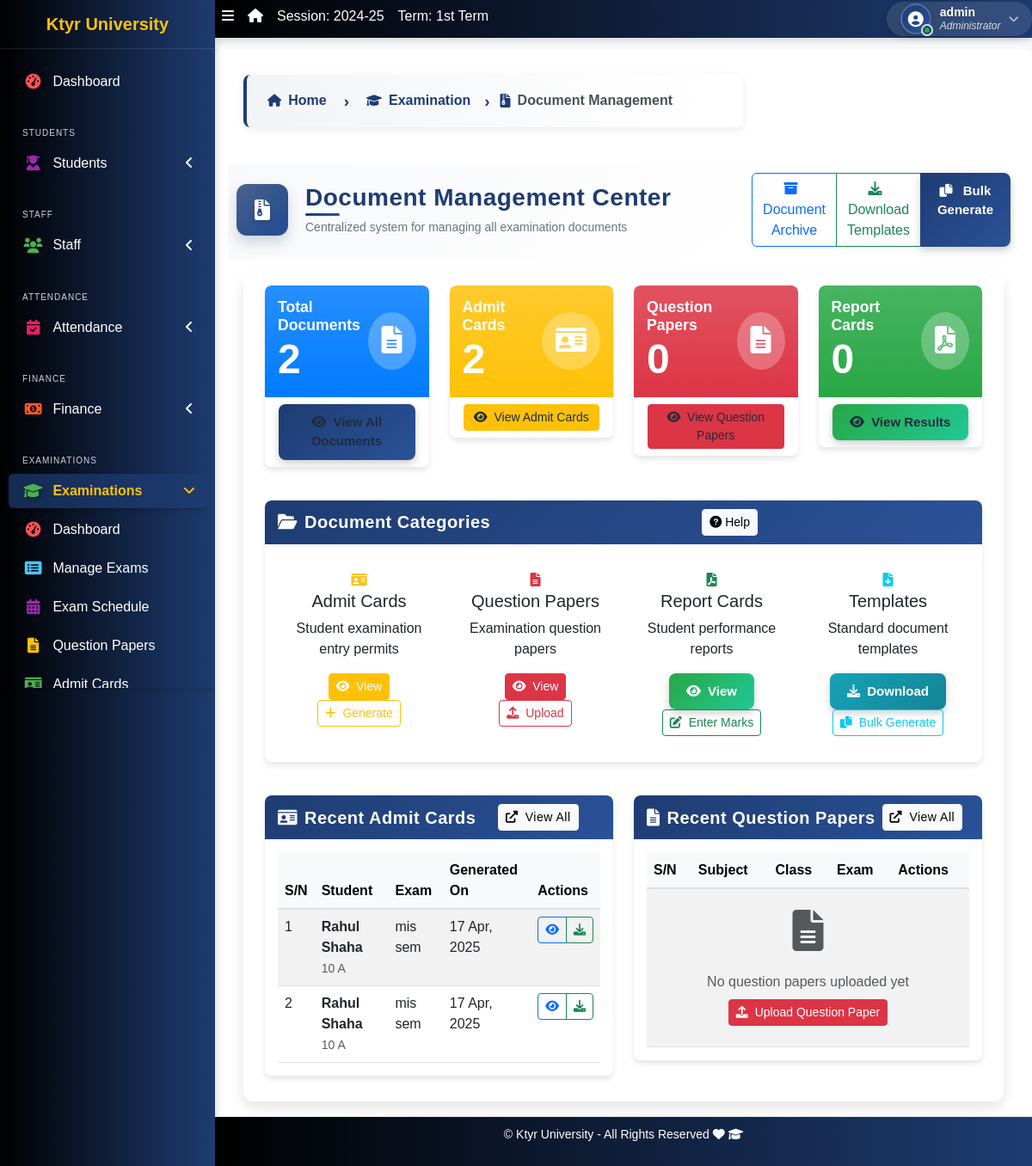
Page /exams/documents/ (signed in) on the earlier database version.
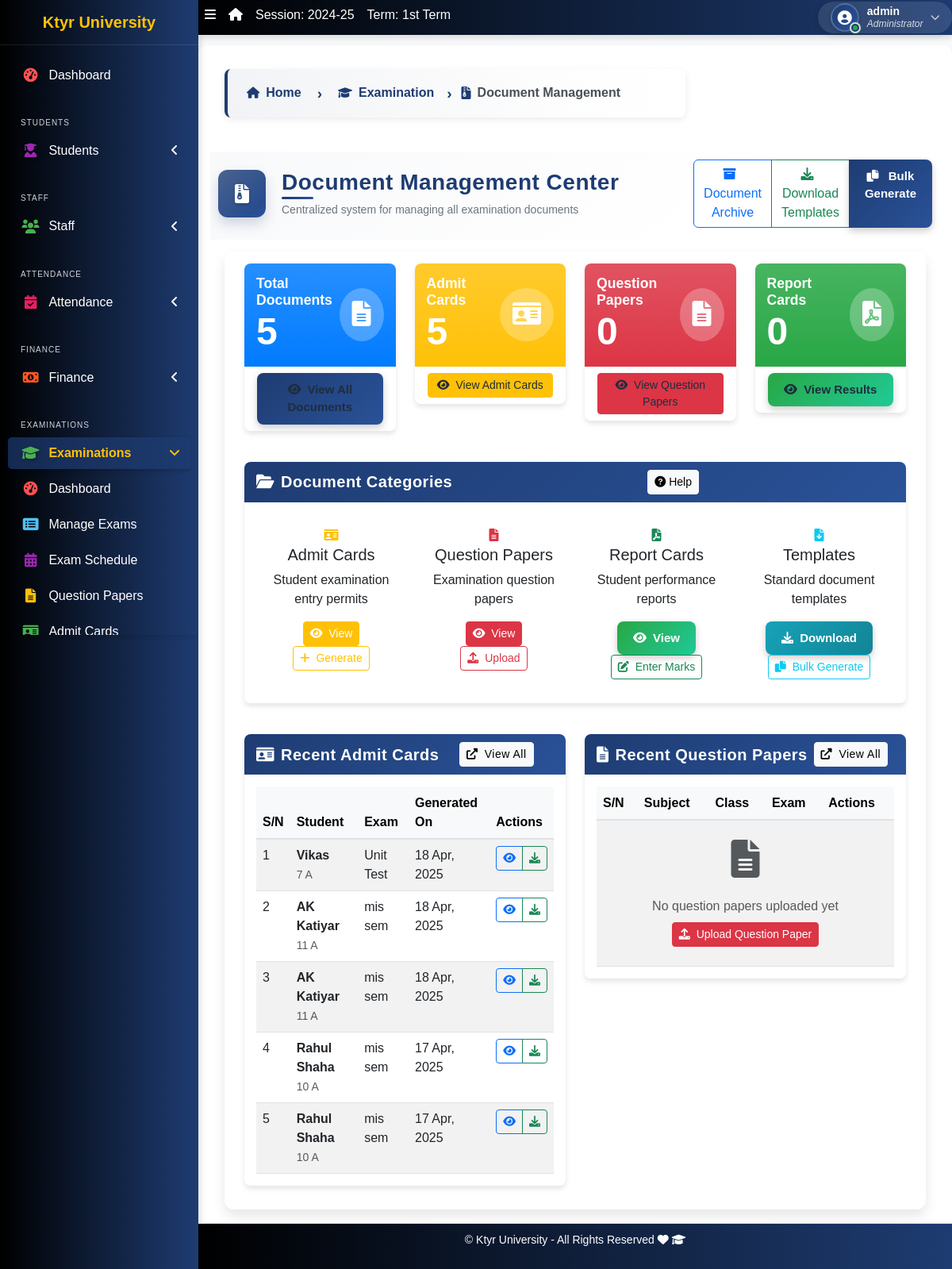
Same page on the later database version.
### apps/exams/models.py (models this page shows, shortened)
class AdmitCard(models.Model):
    exam = models.ForeignKey(Exam, on_delete=models.CASCADE)
    student = models.ForeignKey(Student, on_delete=models.CASCADE)
    roll_number = models.CharField(max_length=50)
    generated_on = models.DateTimeField(auto_now_add=True)
    is_printed = models.BooleanField(default=False)
    printed_on = models.DateTimeField(null=True, blank=True)
    class Meta:
        unique_together = ['exam', 'student']

class Exam(models.Model):
    STATUS_CHOICES = [
        ('pending', 'Pending'),
        ('ongoing', 'Ongoing'),
        ('completed', 'Completed'),
        ('cancelled', 'Cancelled'),
    ]
    name = models.CharField(max_length=200)
    exam_type = models.ForeignKey(ExamType, on_delete=models.CASCADE)
    session = models.ForeignKey(AcademicSession, on_delete=models.CASCADE)
    term = models.ForeignKey(AcademicTerm, on_delete=models.CASCADE)
    start_date = models.DateField()
    end_date = models.DateField()
    status = models.CharField(max_length=20, choices=STATUS_CHOICES, default='pending')
    description = models.TextField(blank=True, null=True)
    created_at = models.DateTimeField(auto_now_add=True)
    updated_at = models.DateTimeField(auto_now=True)
    class Meta:
        ordering = ['-start_date']

### apps/students/models.py (models this page shows, shortened)
class Student(models.Model):
    STATUS_CHOICES = [("active", "Active"), ("inactive", "Inactive")]
    GENDER_CHOICES = [("male", "Male"), ("female", "Female")]
    category = [("N/A", "N/A"),("Gen", "Gen"), ("OBC", "OBC"), ("SC/ST", "SC/ST"), ("Other", "Other")]
    current_status = models.CharField(
        max_length=10, choices=STATUS_CHOICES, default="active"
    )
    registration_number = models.CharField(max_length=200, unique=True, null=True, blank=True)
    fullname = models.CharField(max_length=200)
    gender = models.CharField(max_length=10, choices=GENDER_CHOICES, default="male")
    category = models.CharField(max_length=10, choices=category, default="N/A")
    aadhar_validator = RegexValidator(
    regex=r'^\d{12}$',
    message="Aadhaar number must be exactly 12 digits.",
    code='invalid_aadhar'
    )
    aadhar = models.CharField(validators=[aadhar_validator], max_length=12, blank=True)
    date_of_birth = models.DateField(default=timezone.now)
    current_class = models.ForeignKey(
        'corecode.StudentClass',
        on_delete=models.SET_NULL,
        blank=True,
        null=True
    )
    section = models.CharField(max_length=10, blank=True)
    date_of_admission = models.DateField(default=timezone.now)
    mobile_num_regex = RegexValidator(
        regex="^[0-9]{10,15}$", message="Entered mobile number isn't in a right format!"
    )
    mobile_number = models.CharField(
        validators=[mobile_num_regex], max_length=13, blank=True
    )
    email_id = models.EmailField(max_length=254, blank=True)
    Father_name = models.CharField(max_length=255, null=False, blank=False)
    Father_mobile_number = models.CharField( validators=[mobile_num_regex] ,max_length=15,)
    Father_aadhar = models.CharField(validators=[aadhar_validator], max_length=12, blank=True)
    Mother_name = models.CharField(max_length=255, null=True, blank=True)
    address = models.TextField(blank=True)
    others = models.TextField(blank=True)
    passport = models.ImageField(blank=True, upload_to="students/passports/")
    class Meta:
        ordering = ["fullname",]

### apps/corecode/models.py (models this page shows, shortened)
class StudentClass(models.Model):
    name = models.CharField(max_length=200, unique=True)
    class Meta:
        verbose_name = "Class"
        verbose_name_plural = "Classes"
        ordering = ["name"]

### apps/exams/views.py (the view)
# urls.py: path('documents/', views.document_management, name='document_management'),
@login_required
def document_management(request):
    admit_cards_count = AdmitCard.objects.count()
    question_papers_count = QuestionPaper.objects.count()
    report_cards_count = Mark.objects.filter(status='published').values('student').distinct().count()
    recent_admit_cards = AdmitCard.objects.select_related('student', 'exam').order_by('-generated_on')[:5]
    recent_question_papers = QuestionPaper.objects.select_related('exam', 'subject', 'student_class').order_by('-created_at')[:5]
    document_stats = {
        'total_documents': admit_cards_count + question_papers_count + report_cards_count,
        'printed_documents': AdmitCard.objects.filter(is_printed=True).count(),
        'pending_documents': AdmitCard.objects.filter(is_printed=False).count(),
    }
    context = {
        'admit_cards_count': admit_cards_count,
        'question_papers_count': question_papers_count,
        'report_cards_count': report_cards_count,
        'recent_admit_cards': recent_admit_cards,
        'recent_question_papers': recent_question_papers,
        'document_stats': document_stats,
        'exams': Exam.objects.all().order_by('-start_date'),
        'classes': StudentClass.objects.all().order_by('name'),
    }
    return render(request, 'exams/document_management.html', context)

### apps/corecode/context_processors.py (called while the page is built)
def site_defaults(request):
    current_session = AcademicSession.objects.get(current=True)
    current_term = AcademicTerm.objects.get(current=True)
    vals = SiteConfig.objects.all()
    contexts = {
        "current_session": current_session.name,
        "current_term": current_term.name,
    }
    for val in vals:
        contexts[val.key] = val.value
    return contexts

def global_college_profile(request):
    try:
        profile = CollegeProfileModel.objects.first()
    except CollegeProfileModel.DoesNotExist:
        profile = None
    return {'profile': profile}

### apps/exams/templates/exams/document_management.html (shortened to what the changed rows need)
{% extends 'exams/base_exams.html' %}
{% load static %}
{% block title %}Document Management Center{% endblock title %}
{% block content %}
<div class="container-fluid exams-container">
  <div class="row mb-4">
    <div class="col-md-3">
      <div class="card border-0 rounded-3 shadow-sm mb-4">
        <div class="card-body bg-gradient-primary text-white rounded-top">
          <div class="d-flex justify-content-between align-items-center">
            <div>
              <h5 class="card-title mb-0 fw-bold">Total Documents</h5>
              <h2 class="mt-2 mb-0 display-5 fw-bold">{{ document_stats.total_documents }}</h2>
            </div>
          </div>
        </div>
      </div>
    </div>
    <div class="col-md-3">
      <div class="card border-0 rounded-3 shadow-sm mb-4">
        <div class="card-body bg-gradient-warning text-white rounded-top">
          <div class="d-flex justify-content-between align-items-center">
            <div>
              <h5 class="card-title mb-0 fw-bold">Admit Cards</h5>
              <h2 class="mt-2 mb-0 display-5 fw-bold">{{ admit_cards_count }}</h2>
            </div>
          </div>
        </div>
      </div>
    </div>
    <div class="col-md-3">
      <div class="card border-0 rounded-3 shadow-sm mb-4">
        <div class="card-body bg-gradient-danger text-white rounded-top">
          <div class="d-flex justify-content-between align-items-center">
            <div>
              <h2 class="mt-2 mb-0 display-5 fw-bold">{{ question_papers_count }}</h2>
            </div>
          </div>
        </div>
      </div>
    </div>
    <div class="col-md-3">
      <div class="card border-0 rounded-3 shadow-sm mb-4">
        <div class="card-body bg-gradient-success text-white rounded-top">
          <div class="d-flex justify-content-between align-items-center">
            <div>
              <h2 class="mt-2 mb-0 display-5 fw-bold">{{ report_cards_count }}</h2>
            </div>
          </div>
        </div>
      </div>
    </div>
  </div>
  <div class="row">
    <div class="col-md-6">
      <div class="card border-0 rounded-3 shadow-sm mb-4">
        <div class="card-body p-0">
          <div class="table-responsive">
            <table class="table table-hover table-striped mb-0">
              <thead class="table-light">
                <tr>
                  <th class="ps-3">S/N</th>
                  <th>Student</th>
                  <th>Exam</th>
                  <th>Generated On</th>
                  <th class="pe-3">Actions</th>
                </tr>
              </thead>
              <tbody>
                {% for card in recent_admit_cards %}
                <tr>
                  <td class="ps-3">{{ forloop.counter }}</td>
                  <td>
                    <span class="fw-bold">{{ card.student.fullname }}</span><br>
                    <small class="text-muted">{{ card.student.current_class.name }} {{ card.student.section }}</small>
                  </td>
                  <td>{{ card.exam.name }}</td>
                  <td>{{ card.generated_on|date:"d M, Y" }}</td>
                  <td class="pe-3">
                    <div class="btn-group" role="group">
                      <a href="{% url 'exams:admit_card_view' card.id %}" class="btn btn-sm btn-outline-primary">
                        <i class="fas fa-eye"></i>
                      </a>
                      <a href="{% url 'exams:document_download' 'admit_card' card.id %}" class="btn btn-sm btn-outline-success">
                        <i class="fas fa-download"></i>
                      </a>
                    </div>
                  </td>
                </tr>
                {% endfor %}
              </tbody>
            </table>
          </div>
        </div>
      </div>
    </div>
    <div class="col-md-6">
      <div class="card border-0 rounded-3 shadow-sm mb-4">
        <div class="card-body p-0">
          <div class="table-responsive">
            <table class="table table-hover table-striped mb-0">
              <thead class="table-light">
                <tr>
                  <th class="ps-3">S/N</th>
                  <th>Subject</th>
                  <th>Class</th>
                  <th>Exam</th>
                  <th class="pe-3">Actions</th>
                </tr>
              </thead>
            </table>
          </div>
        </div>
      </div>
    </div>
  </div>
</div>
{% endblock content %}

Differences in the rows shown:
added AdmitCard: student.fullname "Vikas", student.current_class.name "7", student.section "A", exam.name "Unit Test", generated_on "18 Apr, 2025"
added AdmitCard: student.fullname "AK Katiyar", student.current_class.name "11", student.section "A", exam.name "mis sem", generated_on "18 Apr, 2025"
added AdmitCard: student.fullname "AK Katiyar", student.current_class.name "11", student.section "A", exam.name "mis sem", generated_on "18 Apr, 2025"
Other differences:
{{ document_stats.total_documents }}: "2" → "5"
{{ admit_cards_count }}: "2" → "5"
